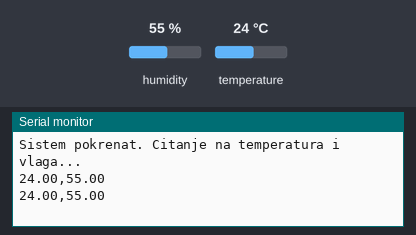
Recording of a sketch running on a simulated Arduino Uno, built with avr-gcc and run on an emulated ATmega328P. Parts: the last lines printed to the serial monitor. The inputs (shaded band) are chosen by the test bench; at power-on: humidity 55 %, temperature 24 °C.

Above: at 4.8 s.
4.9 s: humidity set to 22 %
At 7.5 s:
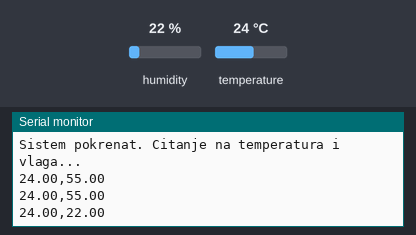
7.9 s: temperature set to 12 °C
At 8.8 s:
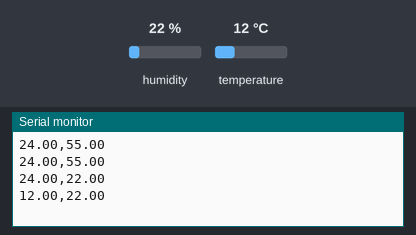
10.9 s: humidity set to 40 %
At 13.6 s:
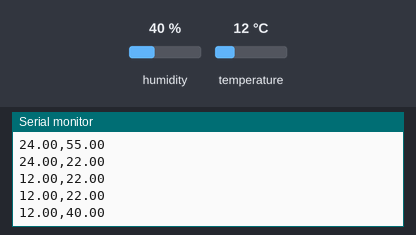
Timing chart, 0 to 15.1 s (numbered marks = the images above; inputs shaded):
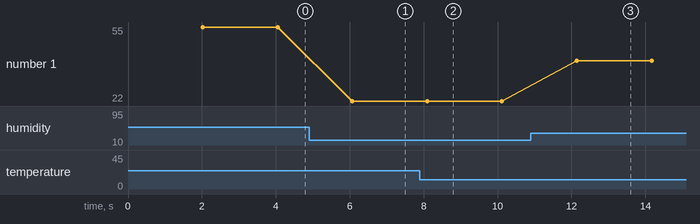

Measured:
- after the input at 4.9 s, the serial monitor: prints a new line after 1.2 s (image 1)
- after the input at 7.9 s, the serial monitor: prints a new line after 0.20 s (image 2)
- after the input at 10.9 s, the serial monitor: prints a new line after 1.2 s (image 3)
- plotted number 1: 55 → 22 after the input at 4.9 s, 22 → 40 after the input at 10.9 s

The sketch:

arduino_dht11.ino
```cpp
#include "DHT.h"

#define DHTPIN 2
#define DHTTYPE DHT11

DHT dht(DHTPIN, DHTTYPE);

void setup() {
  Serial.begin(9600);
  dht.begin();
  Serial.println("Sistem pokrenat. Citanje na temperatura i vlaga...");
}

void loop() {
  delay(2000);

  float t = dht.readTemperature();
  float h = dht.readHumidity();

  Serial.print(t);
  Serial.print(",");
  Serial.println(h);

}
```
